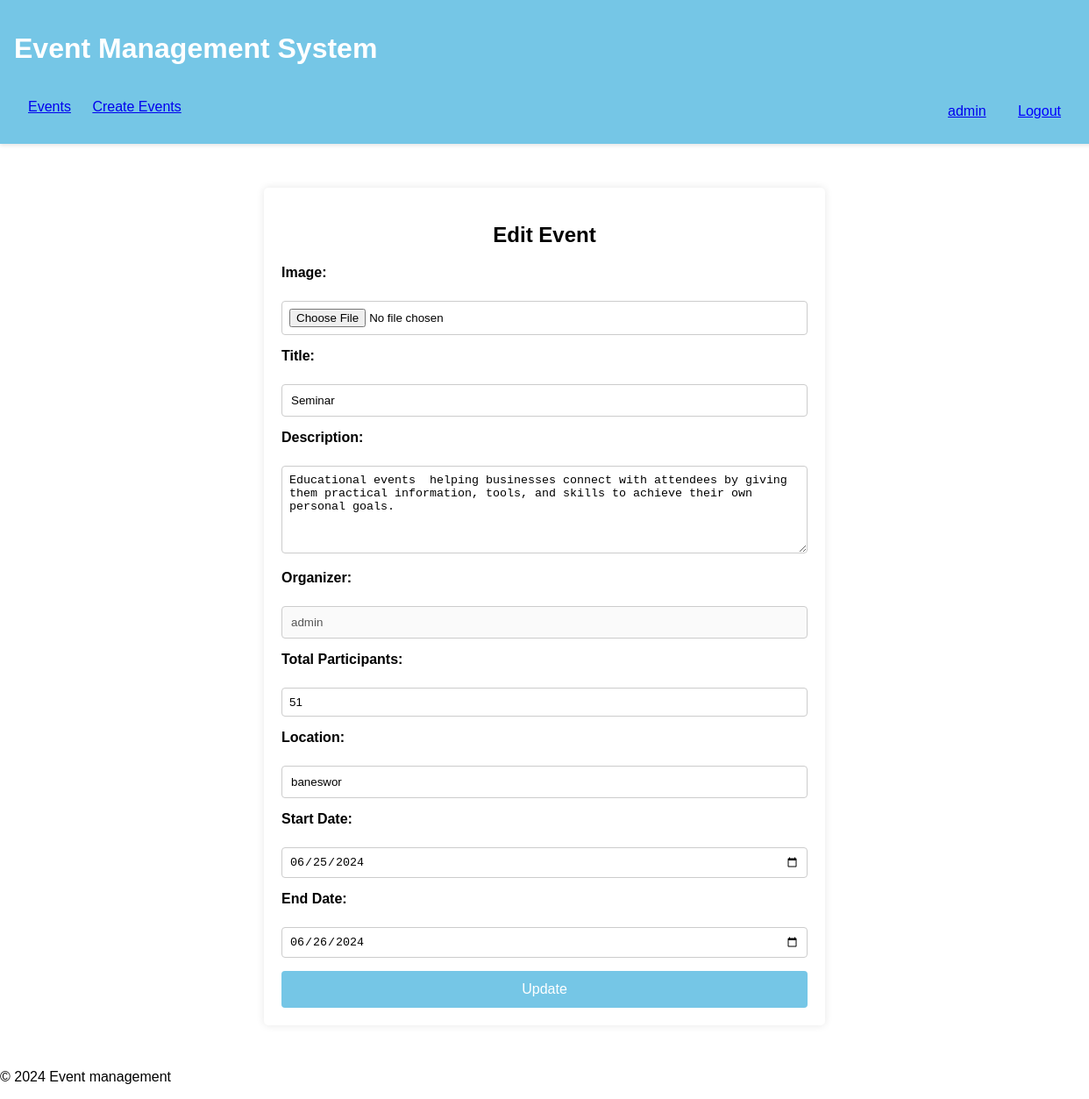
The page /events/event/update/9/ (signed in) on the database its author committed.
### events/models.py (models this page shows, shortened)
class Event(models.Model):
    title = models.CharField(max_length=20)
    description = models.TextField()
    location = models.CharField(max_length=40, default='Unknown')
    total_participants = models.IntegerField()
    start_date = models.DateField()
    end_date = models.DateField()
    organizer = models.ForeignKey(User, on_delete=models.CASCADE, related_name='organized_events')
    image = models.ImageField(upload_to='event_images/', default='default.jpg')

### events/views.py (the view, shortened to what this page needs)
# urls.py: path('event/update/<int:id>/', views.update_event, name='event_update'),
@admin_required
def update_event(request, id):
    event = get_object_or_404(Event, id=id)
    if request.method == 'GET':
        return render(request, 'events/event_form.html', { 'event': event})

### events/views.py (called while the page is built)
def admin_required(view_func):
    decorated_view_func = login_required(user_passes_test(lambda u: u.is_superuser)(view_func))
    return decorated_view_func

### events/templates/events/event_form.html (shortened to what this page needs)
{% extends 'events/base.html' %}
{% block content %}
    <div class="event-form-container">
        <h2>{% if event %}Edit Event{% else %}Create Event{% endif %}</h2>
        <form method="post" enctype="multipart/form-data"
              {% if event %}action="{% url 'event_update' event.id %}"{% else %}action="{% url 'event_create' %}"{% endif %}>
            <div class="form-group">
                <label for="image">Image:</label><br>
                <input type="file" id="image" name="image"><br>
            </div>
            <div class="form-group">
                <label for="title">Title:</label><br>
                <input type="text" id="title" name="title" value="{% if event %}{{ event.title }}{% endif %}" required><br>
            </div>
            <div class="form-group">
                <label for="description">Description:</label><br>
                <textarea id="description" name="description" required>{% if event %}{{ event.description }}{% endif %}</textarea><br>
            </div>
            <div class="form-group">
                <label for="organizer">Organizer:</label><br>
                <input type="text" id="organizer" name="organizer" value="{{ user.username }}" disabled><br>
            </div>
            <div class="form-group">
                <label for="total_participants">Total Participants:</label><br>
                <input type="number" id="total_participants" name="total_participants" value="{% if event %}{{ event.total_participants }}{% endif %}" required><br>
            </div>
            <div class="form-group">
                <label for="location">Location:</label><br>
                <input type="text" id="location" name="location" value="{% if event %}{{ event.location }}{% endif %}" required><br>
            </div>
            <div class="form-group">
                <label for="start_date">Start Date:</label><br>
                <input type="date" id="start_date" name="start_date" value="{% if event %}{{ event.start_date|date:'Y-m-d' }}{% endif %}" required><br>
            </div>
            <div class="form-group">
                <label for="end_date">End Date:</label><br>
                <input type="date" id="end_date" name="end_date" value="{% if event %}{{ event.end_date|date:'Y-m-d' }}{% endif %}" required><br>
            </div>
            <button type="submit">{% if event %}Update{% else %}Create{% endif %}</button>
        </form>
    </div>
{% endblock %}

### events/templates/events/base.html (shortened to what this page needs)
{% load static %}
<!DOCTYPE html>
<html>
    <head>
        <link rel="stylesheet" href="{% static 'events/style.css' %}">
    </head>
    <body>
        <header>
            <h1>Event Management System</h1>
            <nav>
                <ul class="nav-left">
                    <li><a href="{% url 'event_list' %}">Events</a></li>
                    {% if request.user.is_superuser %}
                        <li><a href="{% url 'event_create' %}">Create Events</a></li>
                    {% endif %}
                </ul>
                <ul class="nav-right">
                    {% if user.is_authenticated %}
                        <li class="user-profile">
                            <a href="{% url 'profile' %}">{{ user.username }}</a>
                        </li>
                        <li class="logout-link">
                            <form id="logout-form" action="{% url 'logout' %}" method="post" style="display:inline;">
                                <button type="submit" style="background:none; border:none; color:blue; text-decoration:underline; cursor:pointer;">
                                    Logout
                                </button>
                            </form>
                        </li>
                    {% else %}
                        <li><a href="{% url 'login' %}">Login</a></li>
                        <li><a href="{% url 'register' %}">Register</a></li>
                    {% endif %}
                </ul>
            </nav>
        </header>
        <main>
            {% block content %}
            {% endblock %}
        </main>
        <footer>
            <p>&copy; 2024 Event management</p>
        </footer>
    </body>
</html>

### events/static/events/style.css (style rules this page uses)
body { font-family: Arial, sans-serif; margin: 0; padding: 0; box-sizing: border-box; }
header { background: #75c6e6; color: #fff; padding: 1em; position: sticky; top: 0; width: 100%; box-shadow: 0 2px 4px rgba(0,0,0,0.1); }
nav { display: flex; justify-content: space-between; align-items: center; padding: 0 1em; }
.nav-left, .nav-right { list-style-type: none; margin: 0; padding: 0; }
.nav-left li, .nav-right li { display: inline-block; margin-right: 20px; }
.nav-right { float: right; }
.form-group { margin-bottom: 1em; }
.form-group label { display: block; margin-bottom: 0.5em; font-weight: bold; }
.form-group input { width: 100%; padding: 0.5em; border: 1px solid #ccc; border-radius: 4px; }
.event-form-container { width: 80%; max-width: 600px; margin: 50px auto; padding: 20px; background-color: #fff; border-radius: 5px; box-shadow: 0 0 10px rgba(0,0,0,0.1); }
.event-form-container h2 { text-align: center; margin-bottom: 20px; }
.form-group { margin-bottom: 15px; }
.form-group label { display: block; margin-bottom: 5px; font-weight: bold; }
.form-group input[type="text"], .form-group input[type="number"], .form-group input[type="date"], .form-group input[type="file"], .form-group textarea { width: 100%; padding: 8px; border: 1px solid #ccc; border-radius: 4px; box-sizing: border-box; }
textarea { resize: vertical; height: 100px; }
button[type="submit"] { display: block; width: 100%; padding: 10px; background-color: #007bff; border: none; border-radius: 4px; color: white; font-size: 16px; cursor: pointer; margin-top: 10px; transition: background-color 0.3s ease; }
.form-group input[type="text"] { width: 100%; padding: 10px; border: 1px solid #ccc; border-radius: 4px; box-sizing: border-box; }
button[type="submit"] { width: 100%; padding: 12px; background-color: #75c6e6; border: none; border-radius: 4px; color: #fff; font-size: 16px; cursor: pointer; margin-top: 10px; transition: background-color 0.3s ease; }

### rows shown on the page
Event: title "Seminar", description "Educational events helping businesses connect with attendees by giving them practical information, tools, and skills to achieve their own personal goals.", total_participants "51", location "baneswor", start_date "06/25/2024", end_date "06/26/2024"

### other values the page prints
{{ user.username }} "admin"
